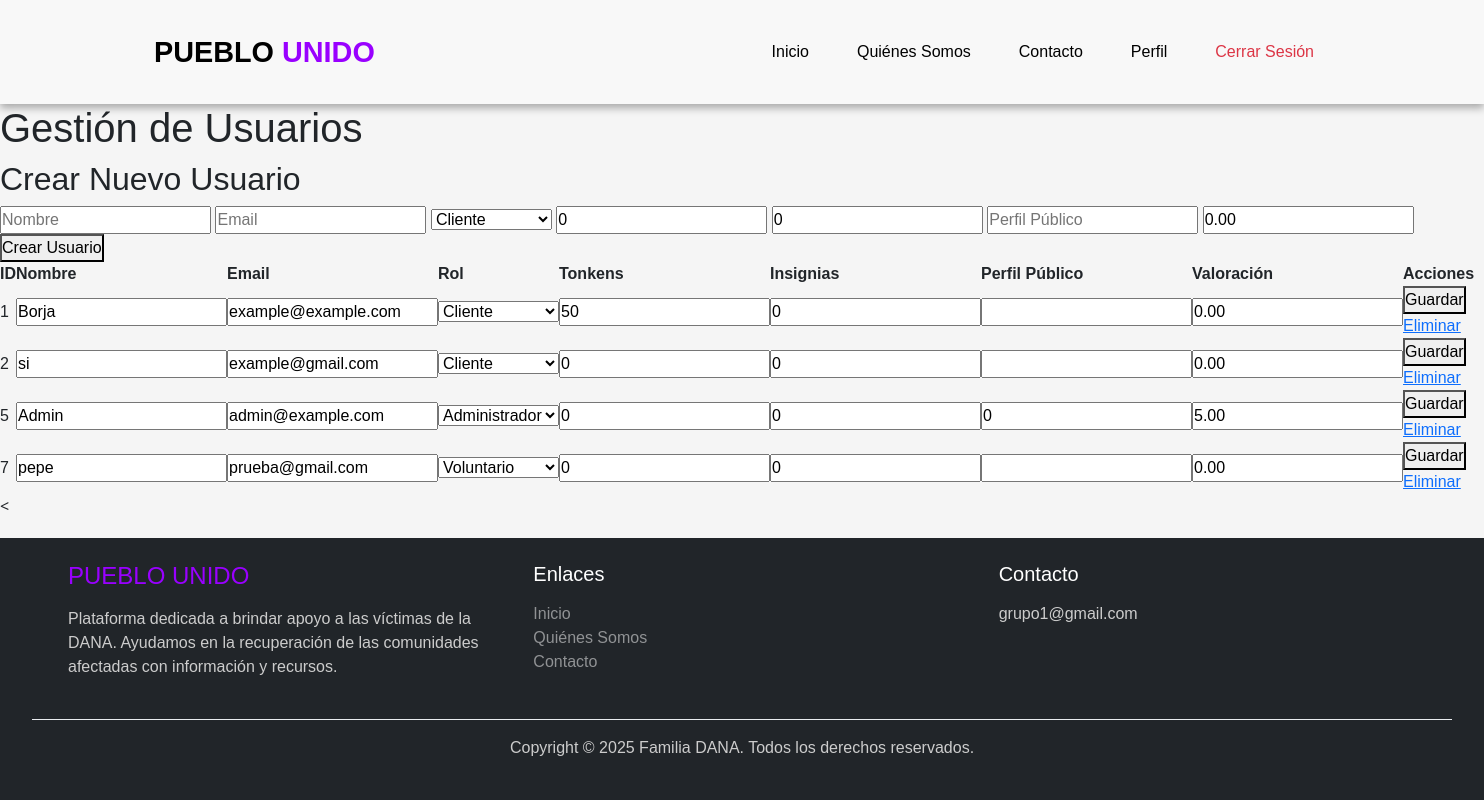
Screenshot of /admin/usuarios.php (signed in) with the database file from the repository.
### tables this page shows
CREATE TABLE `usuarios` (
  `id` int(11) NOT NULL AUTO_INCREMENT,
  `nombre` varchar(100) NOT NULL,
  `email` varchar(100) NOT NULL,
  `password` varchar(255) NOT NULL,
  `rol` enum('cliente','administrador','voluntario') DEFAULT 'cliente',
  `tonkens` int(11) DEFAULT 0,
  `insignias` int(11) DEFAULT 0,
  `perfil_publico` text DEFAULT NULL,
  `valoracion` decimal(3,2) DEFAULT 0.00,
  PRIMARY KEY (`id`),
  UNIQUE KEY `email` (`email`)
);

### admin/usuarios.php (the view, shortened to what this page needs)
<?php
include '../includes/db.php';
$resultado = $conexion->query("SELECT id, nombre, email, rol, tonkens, insignias, perfil_publico, valoracion FROM usuarios");
include '../includes/header.php';
?>
<h1>Gestión de Usuarios</h1>
<h2>Crear Nuevo Usuario</h2>
<form method="POST">
    <input type="text" name="nombre" placeholder="Nombre" required>
    <input type="email" name="email" placeholder="Email" required>
    <select name="rol" required>
        <option value="cliente">Cliente</option>
    </select>
    <input type="number" name="tonkens" placeholder="Tonkens" value="0" required>
    <input type="number" name="insignias" placeholder="Insignias" value="0" required>
    <input type="text" name="perfil_publico" placeholder="Perfil Público">
    <input type="number" step="0.01" name="valoracion" placeholder="Valoración" value="0.00" required>
    <button type="submit" name="crear">Crear Usuario</button>
</form>
<table>
    <thead>
        <tr>
            <th>ID</th>
            <th>Nombre</th>
            <th>Email</th>
            <th>Rol</th>
            <th>Tonkens</th>
            <th>Insignias</th>
            <th>Perfil Público</th>
            <th>Valoración</th>
            <th>Acciones</th>
        </tr>
    </thead>
    <tbody>
        <?php while ($usuario = $resultado->fetch_assoc()): ?>
        <tr>
            <td><?php echo htmlspecialchars($usuario['id'], ENT_QUOTES, 'UTF-8'); ?></td>
            <td>
                <form method="POST" style="display: inline;">
                    <input type="text" name="nombre" value="<?php echo htmlspecialchars($usuario['nombre'], ENT_QUOTES, 'UTF-8'); ?>" required>
            </td>
            <td>
                    <input type="email" name="email" value="<?php echo htmlspecialchars($usuario['email'], ENT_QUOTES, 'UTF-8'); ?>" required>
            </td>
            <td>
                    <select name="rol" required>
                        <option value="cliente" <?php echo $usuario['rol'] === 'cliente' ? 'selected' : ''; ?>>Cliente</option>
                        <option value="administrador" <?php echo $usuario['rol'] === 'administrador' ? 'selected' : ''; ?>>Administrador</option>
                        <option value="voluntario" <?php echo $usuario['rol'] === 'voluntario' ? 'selected' : ''; ?>>Voluntario</option>
                    </select>
            </td>
            <td>
                    <input type="number" name="tonkens" value="<?php echo htmlspecialchars($usuario['tonkens'], ENT_QUOTES, 'UTF-8'); ?>" required>
            </td>
            <td>
                    <input type="number" name="insignias" value="<?php echo htmlspecialchars($usuario['insignias'], ENT_QUOTES, 'UTF-8'); ?>" required>
            </td>
            <td>
                    <input type="text" name="perfil_publico" value="<?php echo htmlspecialchars($usuario['perfil_publico'], ENT_QUOTES, 'UTF-8'); ?>">
            </td>
            <td>
                    <input type="number" step="0.01" name="valoracion" value="<?php echo htmlspecialchars($usuario['valoracion'], ENT_QUOTES, 'UTF-8'); ?>" required>
            </td>
            <td>
                    <button type="submit" name="editar">Guardar</button>
                <a href="usuarios.php?eliminar=<?php echo $usuario['id']; ?>" onclick="return confirm('¿Estás seguro de eliminar este usuario?');">Eliminar</a>
            </td>
        </tr>
        <?php endwhile; ?>
    </tbody>
</table>
<?php include '../includes/footer.php'; ?>

### css/style.css (style rules this page uses)
* { margin: 0; padding: 0; box-sizing: border-box; font-family: Arial, sans-serif; }
html, body { height: 100%; margin: 0; background-color: #f5f5f5; display: flex; flex-direction: column; }
body { display: flex; flex-direction: column; min-height: 100vh; }

### rows the page displays
usuarios: id "1", nombre "Borja", email "example@example.com", rol "Cliente", tonkens "50", insignias "0", valoracion "0.00"
usuarios: id "2", nombre "si", email "example@gmail.com", tonkens "0", insignias "0", valoracion "0.00"
usuarios: id "5", nombre "Admin", email "admin@example.com", rol "Administrador", tonkens "0", insignias "0", perfil_publico "0", valoracion "5.00"
usuarios: id "7", nombre "pepe", email "prueba@gmail.com", rol "Voluntario", tonkens "0", insignias "0", valoracion "0.00"
